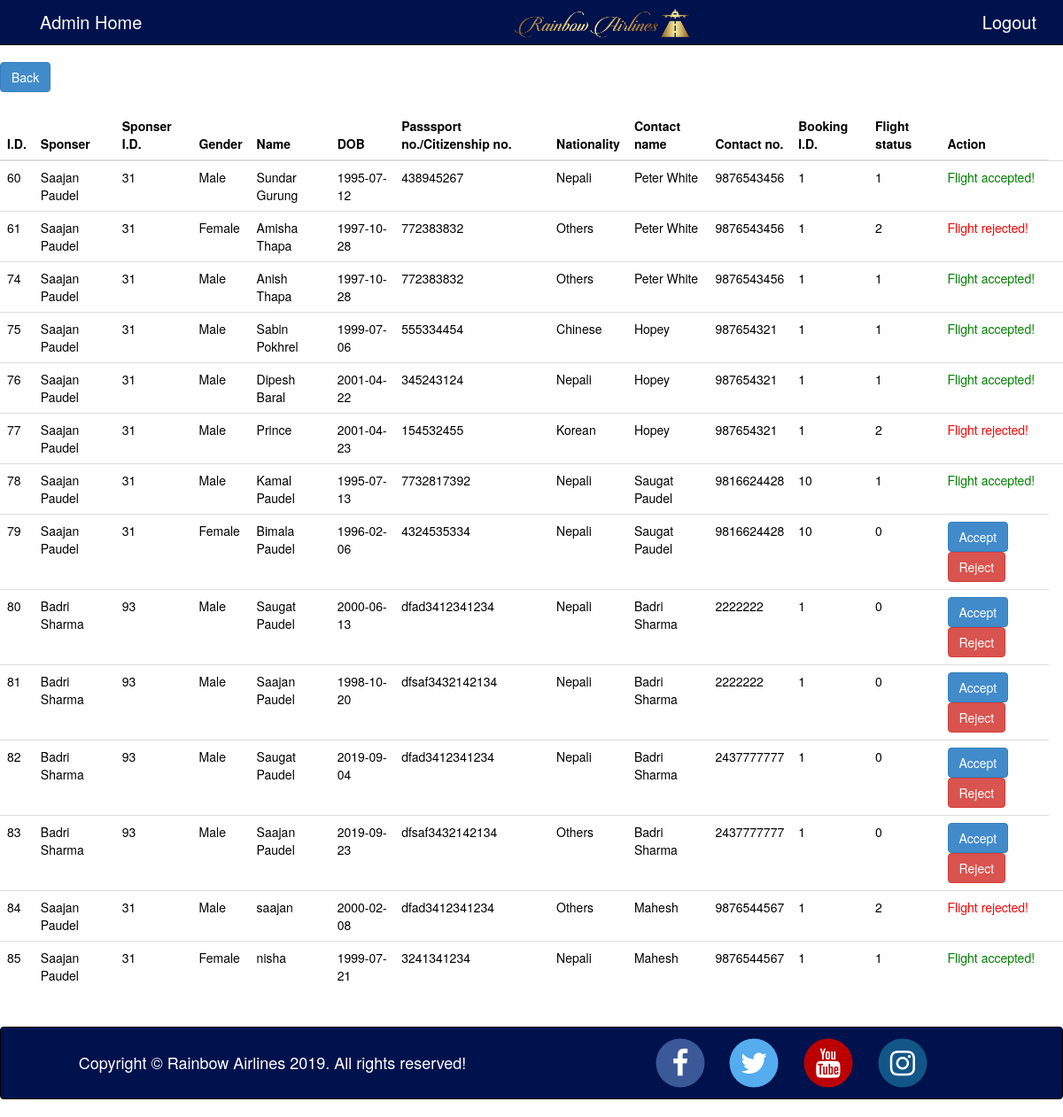
The app's page /admin/pages/index.php?page=flight_requests (signed in) with its own data.
### tables this page shows
CREATE TABLE `passenger` (
  `id` int(11) NOT NULL,
  `sponser` varchar(255) DEFAULT NULL,
  `sponserid` int(11) NOT NULL,
  `name` varchar(255) DEFAULT NULL,
  `dob` date DEFAULT NULL,
  `gender` varchar(255) DEFAULT NULL,
  `passcity` varchar(255) DEFAULT NULL,
  `nationality` varchar(255) DEFAULT NULL,
  `contactname` varchar(255) NOT NULL,
  `contactphone` bigint(20) DEFAULT NULL,
  `bookingid` int(11) NOT NULL,
  `status` tinyint(1) NOT NULL DEFAULT 0
);

### admin/pages/flight_requests.php (the view, shortened to what this page needs)
<div class="contents">
<a href="?page=activities" class="btn btn-primary">Back</a><br><br>
    <?php
    $query="SELECT *FROM `passenger`";
    $result=mysqli_query($con, $query) or die (mysqli_error($con));
    ?>
    <table class="table table-hover">
        <thead>
            <tr>
                <th>I.D.</th>
                <th>Sponser</th>
                <th>Sponser I.D.</th>
                <th>Gender</th>
                <th>Name</th>
                <th>DOB</th>
                <th>Passsport no./Citizenship no.</th>
                <th>Nationality</th>
                <th>Contact name</th>
                <th>Contact no.</th>
                <th>Booking I.D.</th>
                <th>Flight status</th>
                <th>Action</th>
            </tr>
        </thead>
        <tbody>
            <?php while($row=$result->fetch_assoc()): ?>
            <tr>
                <td><?php echo $row['id']; $id=$row['id'];?></td>
                <td><?php echo $row['sponser'];?></td>
                <td><?php echo $row['sponserid'];?></td>
                <td><?php echo $row['gender'];?></td>
                <td><?php echo $row['name'];?></td>
                <td><?php echo $row['dob'];?></td>
                <td><?php echo $row['passcity'];?></td>
                <td><?php echo $row['nationality'];?></td>
                <td><?php echo $row['contactname'];?></td>
                <td><?php echo $row['contactphone'];?></td>
                <td><?php echo $row['bookingid'];?></td>
                <td><?php echo $row['status'];?></td>
                <?php $status=$row['status'];?>
                <?php if($status==1) echo"
                <td style='color: green'>Flight accepted!</td>"; ?>
                <?php if($status==2) echo"
                <td style='color: red'>Flight rejected!</td>"; ?>
                <div id='acceptreject' ><td><a id=<?='btn1'.$id?> href='../process/acceptflight.php?id=<?php echo $row['id'];?>&fid=<?php echo $row['bookingid']; ?>' class='btn btn-primary'>Accept</a><a id=<?='btn2'.$id?> href='../process/rejectflight.php?id=<?php echo $row['id'];?>' class='btn btn-danger' onclick='return confirm('Are you sure, you want to reject the flight?')'>Reject</a></td></div>
            </tr>
            <?php endwhile; ?>
        </tbody>
    </table>
</div>
<br style="line-height: 17;">

### styles/style.css (style rules this page uses)
body { color:black; }
.contents { margin-top: 70px; }

### styles/admin-style.css (style rules this page uses)
body { background-attachment: fixed; background-size: cover; }

### records on screen
passenger: id "60", sponser "Saajan Paudel", sponserid "31", gender "Male", name "Sundar Gurung", dob "1995-07-12", passcity "438945267", nationality "Nepali", contactname "Peter White", contactphone "9876543456", bookingid "1", status "1", shows "Flight accepted!"
passenger: id "61", sponser "Saajan Paudel", sponserid "31", gender "Female", name "Amisha Thapa", dob "1997-10-28", passcity "772383832", nationality "Others", contactname "Peter White", contactphone "9876543456", bookingid "1", status "2", shows "Flight rejected!"
passenger: id "74", sponser "Saajan Paudel", sponserid "31", gender "Male", name "Anish Thapa", dob "1997-10-28", passcity "772383832", nationality "Others", contactname "Peter White", contactphone "9876543456", bookingid "1", status "1", shows "Flight accepted!"
passenger: id "75", sponser "Saajan Paudel", sponserid "31", gender "Male", name "Sabin Pokhrel", dob "1999-07-06", passcity "555334454", nationality "Chinese", contactname "Hopey", contactphone "987654321", bookingid "1", status "1", shows "Flight accepted!"
passenger: id "76", sponser "Saajan Paudel", sponserid "31", gender "Male", name "Dipesh Baral", dob "2001-04-22", passcity "345243124", nationality "Nepali", contactname "Hopey", contactphone "987654321", bookingid "1", status "1", shows "Flight accepted!"
passenger: id "77", sponser "Saajan Paudel", sponserid "31", gender "Male", name "Prince", dob "2001-04-23", passcity "154532455", nationality "Korean", contactname "Hopey", contactphone "987654321", bookingid "1", status "2", shows "Flight rejected!"
passenger: id "78", sponser "Saajan Paudel", sponserid "31", gender "Male", name "Kamal Paudel", dob "1995-07-13", passcity "7732817392", nationality "Nepali", contactname "Saugat Paudel", contactphone "9816624428", bookingid "10", status "1", shows "Flight accepted!"
passenger: id "79", sponser "Saajan Paudel", sponserid "31", gender "Female", name "Bimala Paudel", dob "1996-02-06", passcity "4324535334", nationality "Nepali", contactname "Saugat Paudel", contactphone "9816624428", bookingid "10", status "0"
passenger: id "80", sponser "Badri Sharma", sponserid "93", gender "Male", name "Saugat Paudel", dob "2000-06-13", passcity "dfad3412341234", nationality "Nepali", contactname "Badri Sharma", contactphone "2222222", bookingid "1", status "0"
passenger: id "81", sponser "Badri Sharma", sponserid "93", gender "Male", name "Saajan Paudel", dob "1998-10-20", passcity "dfsaf3432142134", nationality "Nepali", contactname "Badri Sharma", contactphone "2222222", bookingid "1", status "0"
passenger: id "82", sponser "Badri Sharma", sponserid "93", gender "Male", name "Saugat Paudel", dob "2019-09-04", passcity "dfad3412341234", nationality "Nepali", contactname "Badri Sharma", contactphone "2437777777", bookingid "1", status "0"
passenger: id "83", sponser "Badri Sharma", sponserid "93", gender "Male", name "Saajan Paudel", dob "2019-09-23", passcity "dfsaf3432142134", nationality "Others", contactname "Badri Sharma", contactphone "2437777777", bookingid "1", status "0"
passenger: id "84", sponser "Saajan Paudel", sponserid "31", gender "Male", name "saajan", dob "2000-02-08", passcity "dfad3412341234", nationality "Others", contactname "Mahesh", contactphone "9876544567", bookingid "1", status "2", shows "Flight rejected!"
passenger: id "85", sponser "Saajan Paudel", sponserid "31", gender "Female", name "nisha", dob "1999-07-21", passcity "3241341234", nationality "Nepali", contactname "Mahesh", contactphone "9876544567", bookingid "1", status "1", shows "Flight accepted!"
